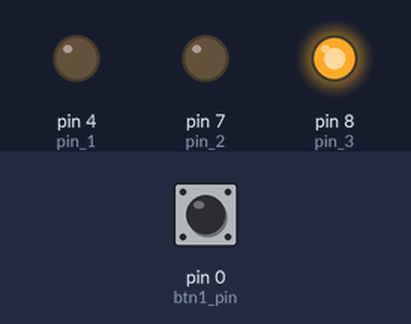
This sketch was run on a simulated Arduino Uno, built with avr-gcc and run on an emulated ATmega328P. On the bench: output pins drawn as LEDs (lit = HIGH). The inputs (shaded band) are chosen by the test bench; at power-on: pin 0 (btn1_pin) LOW.

Above: at 0.1 s.
Timing chart, 0 to 1.6 s (numbered marks = the images above):
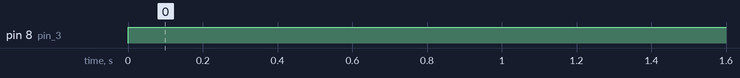

The sketch:

sketch_may19b.ino
```cpp
#define pin_1 4
#define pin_2 7
#define pin_3 8

#define btn1_pin 0
#define btn2_pin 1


void setup() {
  pinMode(pin_1, OUTPUT);
  pinMode(pin_2, OUTPUT);
  pinMode(pin_3, OUTPUT);


}

void loop() {

  // определить момент «клика» несколько сложнее, чем факт того,
  // что кнопка сейчас просто нажата. Для определения клика мы
  // сначала понимаем, отпущена ли кнопка прямо сейчас...
digitalRead(btn1_pin);
  if(btn1_pin==HIGH){
    digitalWrite(pin_1, HIGH);
  delay(100);
  digitalWrite(pin_1, LOW);
  //  delay(100);

  digitalWrite(pin_2, HIGH);
  delay(100);
  digitalWrite(pin_2, LOW);
  //  delay(100);

  digitalWrite(pin_3, HIGH);
  delay(100);
  digitalWrite(pin_3, LOW);
  //  delay(100);
  }
  else
  {
    digitalWrite(pin_3, HIGH);
  }


}
```

Measured:
- by itself, pin 8 (pin_3): LOW → HIGH at 0.00 s
